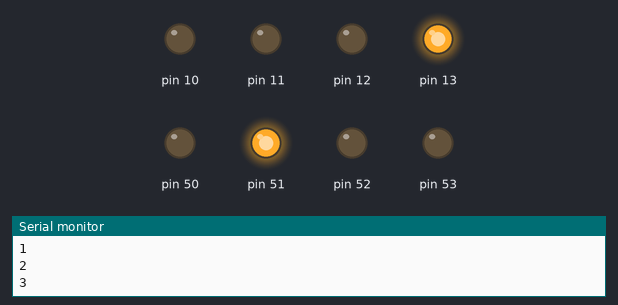
The sketch below on a simulated Arduino Mega 2560, built with avr-gcc and run on an emulated ATmega2560. Parts: output pins drawn as LEDs (lit = HIGH), the last lines printed to the serial monitor.

Above: at 3.1 s.
At 6.7 s:
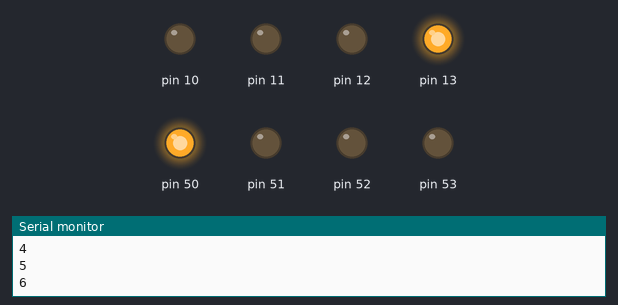
At 9.9 s:
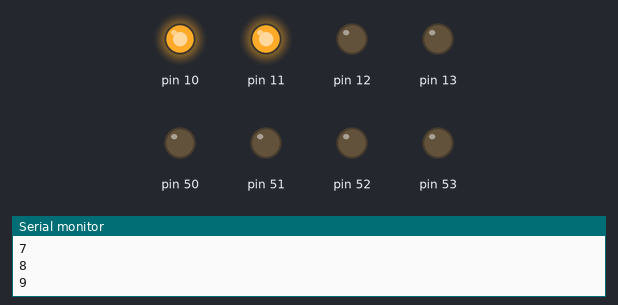
At 13.0 s:
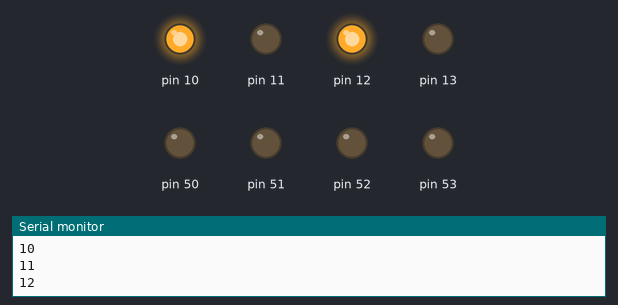
Timing chart, 0 to 17.7 s (numbered marks = the images above):
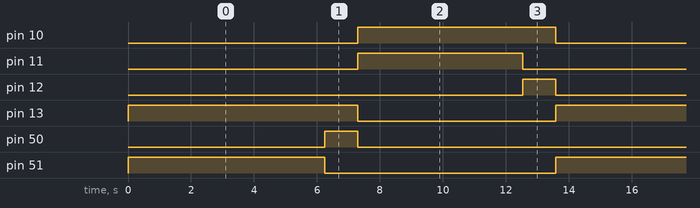

The sketch:

2J.ino
```cpp
int cont = 0;

void setup(){
  Serial.begin(9600);
  noInterrupts();
  DDRB = DDRB | B11111111;
  cli();
  TCCR1B = 0; TCCR1A = 0;
  TCCR1B |= (1 << CS12);
  TCNT1 = 3036; // (1/16000000)*256*(2^16-3036)
  TIMSK1 |= (1 << TOIE1);
  sei();
  interrupts();
  pinMode(13, OUTPUT);
  pinMode(12, OUTPUT);
  pinMode(11, OUTPUT);
  pinMode(10, OUTPUT);
  pinMode(50, OUTPUT);
  pinMode(51, OUTPUT);
}

ISR(TIMER1_OVF_vect){
 cont = cont +1;
 Serial.println(cont);
}


void loop() {
  if (cont <= 5) {
   digitalWrite(51, HIGH);
   digitalWrite(13, HIGH);
   digitalWrite(50, LOW);
   digitalWrite(12, LOW);
   digitalWrite(11, LOW);
   digitalWrite(10, LOW);
  }
  if (cont > 5 && cont <= 6) {
    digitalWrite(51, LOW);
    digitalWrite(50, HIGH);
  }
  if (cont > 6 && cont  <= 11) {
    digitalWrite(50, LOW);
    digitalWrite(13, LOW);
    digitalWrite(11, HIGH);
    digitalWrite(10, HIGH);
  }
  if (cont > 11 && cont <= 12) {
    digitalWrite(11, LOW);
    digitalWrite(12, HIGH);
  }
  if (cont == 13) {
    cont = 0;
  }
}
```

Measured:
- by itself, pin 10, pin 51: alternates HIGH for 6.3 s and LOW for 7.3 s
- by itself, pin 11: alternates HIGH for 5.2 s and LOW for 8.4 s
- by itself, pin 12, pin 50: alternates HIGH for 1.0 s and LOW for 12.6 s
- by itself, pin 13: alternates HIGH for 7.3 s and LOW for 6.3 s
